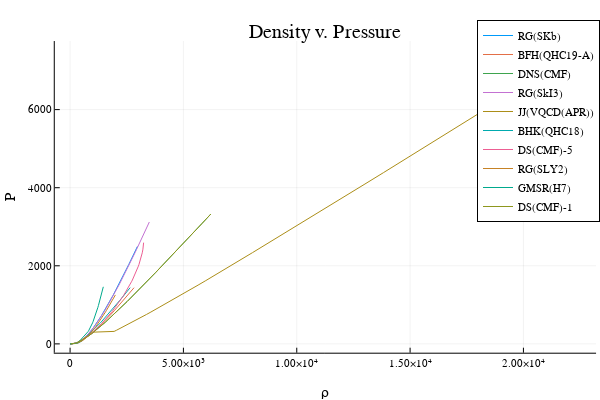

Notebook cell for this chart:
### Code cell
#Density vs Pressure Linear
#No units specified

mₙ = 939.565413

nb = readdlm("eos.nb RG(SKb)", skipstart = 2)
data = readdlm("eos.thermo RG(SKb)", skipstart = 1)
Q1 = data[:,4];
Q7 = data[:,10];

P = Q1.*nb;
ρ = (Q7 .+ 1) .* (nb .* mₙ);

plotlyjs()
plot(ρ, P, label = "RG(SKb)", ylabel = "P", xlabel = "ρ",  title = "Density v. Pressure")

########################################################################################################################

mₙ = 939.565000

nb = readdlm("eos.nb BFH(QHC19-A)", skipstart = 2)
data = readdlm("eos.thermo BFH(QHC19-A)", skipstart = 1)
Q1 = data[:,4]
Q7 = data[:,10]

P = Q1.*nb
ρ = (Q7 .+ 1) .* (nb .* mₙ)

plot!(ρ, P, label = "BFH(QHC19-A)")

########################################################################################################################

mₙ = 938.918713

nb = readdlm("eos.nb DNS(CMF)", skipstart = 2)
data = readdlm("eos.thermo DNS(CMF)", skipstart = 1)
Q1 = data[:,4]
Q7 = data[:,10]
P = Q1.*nb
ρ = (Q7 .+ 1) .* (nb .* mₙ)

plot!(ρ, P, label = "DNS(CMF)")

########################################################################################################################

mₙ = 939.565330

nb = readdlm("eos.nb RG(SkI3)", skipstart = 2)
data = readdlm("eos.thermo RG(SkI3)", skipstart = 1)
Q1 = data[:,4]
Q7 = data[:,10]
P = Q1.*nb
ρ = (Q7 .+ 1) .* (nb .* mₙ)

plot!(ρ, P, label = "RG(SkI3)")

########################################################################################################################

mₙ = 939.565330

nb = readdlm("eos.nb JJ(VQCD(APR))", skipstart = 2)
data = readdlm("eos.thermo JJ(VQCD(APR))", skipstart = 1)
Q1 = data[:,4]
Q7 = data[:,10]
P = Q1.*nb
ρ = (Q7 .+ 1) .* (nb .* mₙ)

plot!(ρ, P, label = "JJ(VQCD(APR))")

########################################################################################################################

mₙ = 939.565000

nb = readdlm("eos.nb BHK(QHC18)", skipstart = 2)
data = readdlm("eos.thermo BHK(QHC18)", skipstart = 1)
Q1 = data[:,4]
Q7 = data[:,10]
P = Q1.*nb
ρ = (Q7 .+ 1) .* (nb .* mₙ)

plot!(ρ, P, label = "BHK(QHC18)")

########################################################################################################################

mₙ = 938.918712

nb = readdlm("eos.nb DS(CMF)-5", skipstart = 2)
data = readdlm("eos.thermo DS(CMF)-5", skipstart = 1)
Q1 = data[:,4]
Q7 = data[:,10]
P = Q1.*nb
ρ = (Q7 .+ 1) .* (nb .* mₙ)

plot!(ρ, P, label = "DS(CMF)-5")

########################################################################################################################

mₙ = 939.565330

nb = readdlm("eos.nb RG(SLY2)", skipstart = 2)
data = readdlm("eos.thermo RG(SLY2)", skipstart = 1)
Q1 = data[:,4]
Q7 = data[:,10]
P = Q1.*nb
ρ = (Q7 .+ 1) .* (nb .* mₙ)

plot!(ρ, P, label = "RG(SLY2)")

########################################################################################################################

mₙ = 939.565350

nb = readdlm("eos.nb GMSR(H7)", skipstart = 2)
data = readdlm("eos.thermo GMSR(H7)", skipstart = 1)
Q1 = data[:,4]
Q7 = data[:,10]
P = Q1.*nb
ρ = (Q7 .+ 1) .* (nb .* mₙ)

plot!(ρ, P, label = "GMSR(H7)")

########################################################################################################################

mₙ = 938.918712

nb = readdlm("eos.nb DS(CMF)-1", skipstart = 2)
data = readdlm("eos.thermo DS(CMF)-1", skipstart = 1)
Q1 = data[:,4]
Q7 = data[:,10]
P = Q1.*nb
ρ = (Q7 .+ 1) .* (nb .* mₙ)

plot!(ρ, P, label = "DS(CMF)-1")

### Figure 1 — Plotly figure (JSON) as saved in the notebook; plotly's stock layout.template omitted (floating-point values rounded to 4 significant figures; data arrays with more than 128 entries replaced by an {"elided": "..."} marker saying what was removed)
{"data": [{"colorbar": {"title": ""}, "legendgroup": "RG(SKb)", "line": {"color": "rgba(0, 154, 250, 1.000)", "dash": "solid", "shape": "linear", "width": 1}, "mode": "lines", "name": "RG(SKb)", "showlegend": true, "type": "scatter", "x": {"elided": "1181 float values"}, "xaxis": "x", "y": {"elided": "1181 float values"}, "yaxis": "y", "zmax": null, "zmin": null}, {"colorbar": {"title": ""}, "legendgroup": "BFH(QHC19-A)", "line": {"color": "rgba(227, 111, 71, 1.000)", "dash": "solid", "shape": "linear", "width": 1}, "mode": "lines", "name": "BFH(QHC19-A)", "showlegend": true, "type": "scatter", "x": {"elided": "183 float values"}, "xaxis": "x", "y": {"elided": "183 float values"}, "yaxis": "y", "zmax": null, "zmin": null}, {"colorbar": {"title": ""}, "legendgroup": "DNS(CMF)", "line": {"color": "rgba(62, 164, 78, 1.000)", "dash": "solid", "shape": "linear", "width": 1}, "mode": "lines", "name": "DNS(CMF)", "showlegend": true, "type": "scatter", "x": {"elided": "1191 float values"}, "xaxis": "x", "y": {"elided": "1191 float values"}, "yaxis": "y", "zmax": null, "zmin": null}, {"colorbar": {"title": ""}, "legendgroup": "RG(SkI3)", "line": {"color": "rgba(195, 113, 210, 1.000)", "dash": "solid", "shape": "linear", "width": 1}, "mode": "lines", "name": "RG(SkI3)", "showlegend": true, "type": "scatter", "x": {"elided": "1184 float values"}, "xaxis": "x", "y": {"elided": "1184 float values"}, "yaxis": "y", "zmax": null, "zmin": null}, {"colorbar": {"title": ""}, "legendgroup": "JJ(VQCD(APR))", "line": {"color": "rgba(172, 142, 24, 1.000)", "dash": "solid", "shape": "linear", "width": 1}, "mode": "lines", "name": "JJ(VQCD(APR))", "showlegend": true, "type": "scatter", "x": {"elided": "651 float values"}, "xaxis": "x", "y": {"elided": "651 float values"}, "yaxis": "y", "zmax": null, "zmin": null}, {"colorbar": {"title": ""}, "legendgroup": "BHK(QHC18)", "line": {"color": "rgba(0, 170, 174, 1.000)", "dash": "solid", "shape": "linear", "width": 1}, "mode": "lines", "name": "BHK(QHC18)", "showlegend": true, "type": "scatter", "x": {"elided": "400 float values"}, "xaxis": "x", "y": {"elided": "400 float values"}, "yaxis": "y", "zmax": null, "zmin": null}, {"colorbar": {"title": ""}, "legendgroup": "DS(CMF)-5", "line": {"color": "rgba(237, 94, 147, 1.000)", "dash": "solid", "shape": "linear", "width": 1}, "mode": "lines", "name": "DS(CMF)-5", "showlegend": true, "type": "scatter", "x": {"elided": "187 float values"}, "xaxis": "x", "y": {"elided": "187 float values"}, "yaxis": "y", "zmax": null, "zmin": null}, {"colorbar": {"title": ""}, "legendgroup": "RG(SLY2)", "line": {"color": "rgba(198, 130, 37, 1.000)", "dash": "solid", "shape": "linear", "width": 1}, "mode": "lines", "name": "RG(SLY2)", "showlegend": true, "type": "scatter", "x": {"elided": "1215 float values"}, "xaxis": "x", "y": {"elided": "1215 float values"}, "yaxis": "y", "zmax": null, "zmin": null}, {"colorbar": {"title": ""}, "legendgroup": "GMSR(H7)", "line": {"color": "rgba(0, 169, 141, 1.000)", "dash": "solid", "shape": "linear", "width": 1}, "mode": "lines", "name": "GMSR(H7)", "showlegend": true, "type": "scatter", "x": {"elided": "385 float values"}, "xaxis": "x", "y": {"elided": "385 float values"}, "yaxis": "y", "zmax": null, "zmin": null}, {"colorbar": {"title": ""}, "legendgroup": "DS(CMF)-1", "line": {"color": "rgba(142, 151, 30, 1.000)", "dash": "solid", "shape": "linear", "width": 1}, "mode": "lines", "name": "DS(CMF)-1", "showlegend": true, "type": "scatter", "x": {"elided": "301 float values"}, "xaxis": "x", "y": {"elided": "301 float values"}, "yaxis": "y", "zmax": null, "zmin": null}], "layout": {"annotations": [{"font": {"color": "rgba(0, 0, 0, 1.000)", "family": "sans-serif", "size": 20}, "rotation": 0, "showarrow": false, "text": "Density v. Pressure", "x": 0.5424, "xanchor": "center", "xref": "paper", "y": 1, "yanchor": "top", "yref": "paper"}], "height": 400, "legend": {"bgcolor": "rgba(255, 255, 255, 1.000)", "bordercolor": "rgba(0, 0, 0, 1.000)", "borderwidth": 1, "font": {"color": "rgba(0, 0, 0, 1.000)", "family": "sans-serif", "size": 11}, "title": {"font": {"color": "rgba(0, 0, 0, 1.000)", "family": "sans-serif", "size": 15}, "text": ""}, "tracegroupgap": 0, "traceorder": "normal", "x": 1, "xanchor": "auto", "y": 1, "yanchor": "auto"}, "margin": {"b": 20, "l": 0, "r": 0, "t": 20}, "paper_bgcolor": "rgba(255, 255, 255, 1.000)", "plot_bgcolor": "rgba(255, 255, 255, 1.000)", "showlegend": true, "width": 600, "xaxis": {"anchor": "y", "domain": [0.09128, 0.9934], "gridcolor": "rgba(0, 0, 0, 0.100)", "gridwidth": 0.5, "linecolor": "rgba(0, 0, 0, 1.000)", "mirror": false, "range": [-675.9, 23200.0], "showgrid": true, "showline": true, "showticklabels": true, "tickangle": 0, "tickcolor": "rgb(0, 0, 0)", "tickfont": {"color": "rgba(0, 0, 0, 1.000)", "family": "sans-serif", "size": 11}, "tickmode": "array", "ticks": "inside", "ticktext": ["0", "5.00×10³", "1.00×10⁴", "1.50×10⁴", "2.00×10⁴"], "tickvals": [0, 5000, 10000, 15000, 20000], "title": "ρ", "titlefont": {"color": "rgba(0, 0, 0, 1.000)", "family": "sans-serif", "size": 15}, "type": "-", "visible": true, "zeroline": false, "zerolinecolor": "rgba(0, 0, 0, 1.000)"}, "yaxis": {"anchor": "x", "domain": [0.07581, 0.9415], "gridcolor": "rgba(0, 0, 0, 0.100)", "gridwidth": 0.5, "linecolor": "rgba(0, 0, 0, 1.000)", "mirror": false, "range": [-225.9, 7756.0], "showgrid": true, "showline": true, "showticklabels": true, "tickangle": 0, "tickcolor": "rgb(0, 0, 0)", "tickfont": {"color": "rgba(0, 0, 0, 1.000)", "family": "sans-serif", "size": 11}, "tickmode": "array", "ticks": "inside", "ticktext": ["0", "2000", "4000", "6000"], "tickvals": [0, 2000, 4000, 6000], "title": "P", "titlefont": {"color": "rgba(0, 0, 0, 1.000)", "family": "sans-serif", "size": 15}, "type": "-", "visible": true, "zeroline": false, "zerolinecolor": "rgba(0, 0, 0, 1.000)"}}}
